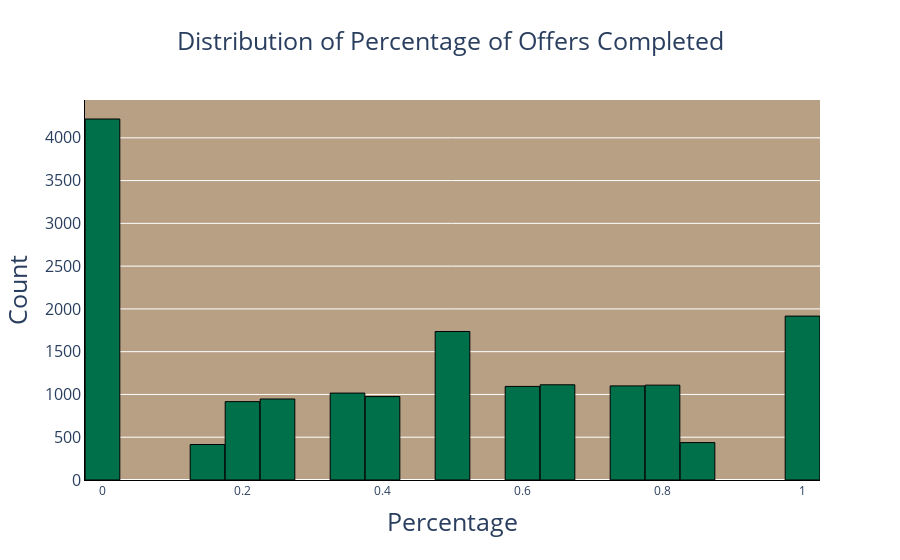

The notebook cell saved with this chart:
### Code cell
fig = px.histogram(gWide, x = 'percent_completed' ,color_discrete_sequence=[color1,color2 ],nbins=40,
                  title = 'Distribution of Percentage of Offers Completed',
                   labels = {
                       'variable':''
                   }
                  )
fig.update_layout(
    xaxis_title = 'Percentage',
    yaxis_title = 'Count',
    title_x=0.5,
    plot_bgcolor = backgroundColor,
    title_font = dict(size = 25),
    bargap = 0.01,

    yaxis = dict(
        tickfont = dict(size=16),
        titlefont = dict(size = 25),
        linecolor = 'black',
    

    ),
    xaxis = dict(
        tickfont = dict(size=12),
        titlefont = dict(size =25),
        linecolor = 'black'  ,
   
    ),
    legend=dict(
        yanchor='top',
        y = .98,
        xanchor='right',
        x = 0.98
    )   
)
fig.update_traces(
    marker_line_width=1,
    marker_line_color="black"

)

### Figure 1 — Plotly figure (JSON) as saved in the notebook; plotly's stock layout.template omitted (floating-point values rounded to 4 significant figures; data arrays with more than 128 entries replaced by an {"elided": "..."} marker saying what was removed)
{"data": [{"alignmentgroup": "True", "bingroup": "x", "hovertemplate": "percent_completed=%{x}<br>count=%{y}<extra></extra>", "legendgroup": "", "marker": {"color": "#00704A", "line": {"color": "black", "width": 1}, "pattern": {"shape": ""}}, "name": "", "nbinsx": 40, "offsetgroup": "", "orientation": "v", "showlegend": false, "type": "histogram", "x": {"elided": "16994 float values"}, "xaxis": "x", "yaxis": "y"}], "layout": {"bargap": 0.01, "barmode": "relative", "legend": {"tracegroupgap": 0, "x": 0.98, "xanchor": "right", "y": 0.98, "yanchor": "top"}, "plot_bgcolor": "#B8A085", "title": {"font": {"size": 25}, "text": "Distribution of Percentage of Offers Completed", "x": 0.5}, "xaxis": {"anchor": "y", "domain": [0, 1], "linecolor": "black", "tickfont": {"size": 12}, "title": {"font": {"size": 25}, "text": "Percentage"}}, "yaxis": {"anchor": "x", "domain": [0, 1], "linecolor": "black", "tickfont": {"size": 16}, "title": {"font": {"size": 25}, "text": "Count"}}}}
